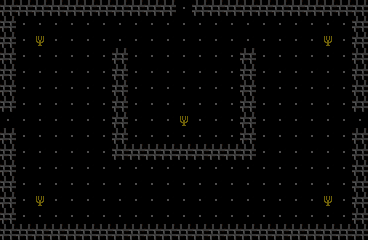

A level layout from a 2D game, rendered from its tile map. Below: a short description, then the map file with tile-grid data replaced by summaries:
An orthogonal 23x15 tile map with 16x16 px tiles, 1 tile layer (Capa de patrones 1) and 15 objects.

<map version="1.10" tiledversion="1.12.2" orientation="orthogonal" renderorder="right-down" width="23" height="15" tilewidth="16" tileheight="16" infinite="0" nextlayerid="4" nextobjectid="73">
 <tileset firstgid="1" name="tileset" tilewidth="16" tileheight="16" tilecount="64" columns="8">
  <image source="../tileset/tileset.png" width="128" height="128" />
 </tileset>
 <layer id="1" name="Capa de patrones 1" width="23" height="15">
  <data>[345 cells, 345 non-empty, 3 distinct tile ids]</data>
 </layer>
 <objectgroup id="3" name="spawnEnemigo">
  <object id="68" x="320" y="32" width="16" height="16" />
  <object id="69" x="176" y="112" width="16" height="16" />
  <object id="70" x="32" y="32" width="16" height="16" />
  <object id="71" x="32" y="192" width="16" height="16" />
  <object id="72" x="320" y="192" width="16" height="16" />
 </objectgroup>
 <objectgroup id="2" name="colisiones">
  <object id="39" x="0" y="16" width="16" height="96" />
  <object id="40" x="0" y="128" width="16" height="96" />
  <object id="49" x="0" y="224" width="352" height="16" />
  <object id="50" x="0" y="0" width="176" height="16" />
  <object id="52" x="192" y="0" width="176" height="16" />
  <object id="53" x="352" y="16" width="16" height="96" />
  <object id="54" x="352" y="128" width="16" height="112" />
  <object id="65" x="112" y="48" width="16" height="96" />
  <object id="66" x="112" y="144" width="144" height="16" />
  <object id="67" x="240" y="48" width="16" height="96" />
 </objectgroup>
</map>
